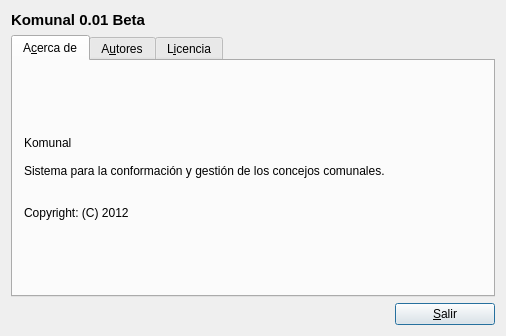
<?xml version="1.0" encoding="UTF-8"?>
<ui version="4.0">
 <class>frmacercade</class>
 <widget class="QDialog" name="frmacercade">
  <property name="windowModality">
   <enum>Qt::WindowModal</enum>
  </property>
  <property name="geometry">
   <rect>
    <x>0</x>
    <y>0</y>
    <width>506</width>
    <height>336</height>
   </rect>
  </property>
  <property name="windowTitle">
   <string>Acerca de Komunal</string>
  </property>
  <property name="modal">
   <bool>false</bool>
  </property>
  <layout class="QGridLayout">
   <item row="2" column="1">
    <widget class="QPushButton" name="btnSalir">
     <property name="minimumSize">
      <size>
       <width>100</width>
       <height>0</height>
      </size>
     </property>
     <property name="maximumSize">
      <size>
       <width>100</width>
       <height>32767</height>
      </size>
     </property>
     <property name="text">
      <string>&amp;Salir</string>
     </property>
     <property name="icon">
      <iconset>
       <normaloff>image0</normaloff>image0</iconset>
     </property>
     <property name="shortcut">
      <string>Alt+S</string>
     </property>
    </widget>
   </item>
   <item row="0" column="0">
    <widget class="QLabel" name="lblName">
     <property name="text">
      <string>&lt;!DOCTYPE HTML PUBLIC &quot;-//W3C//DTD HTML 4.0//EN&quot; &quot;http://www.w3.org/TR/REC-html40/strict.dtd&quot;&gt;
&lt;html&gt;&lt;head&gt;&lt;meta name=&quot;qrichtext&quot; content=&quot;1&quot; /&gt;&lt;style type=&quot;text/css&quot;&gt;
p, li { white-space: pre-wrap; }
&lt;/style&gt;&lt;/head&gt;&lt;body style=&quot; font-family:'Ubuntu'; font-size:11pt; font-weight:400; font-style:normal;&quot;&gt;
&lt;p style=&quot; margin-top:0px; margin-bottom:0px; margin-left:0px; margin-right:0px; -qt-block-indent:0; text-indent:0px;&quot;&gt;&lt;span style=&quot; font-weight:600;&quot;&gt;Komunal 0.01 Beta&lt;/span&gt;&lt;/p&gt;&lt;/body&gt;&lt;/html&gt;</string>
     </property>
     <property name="wordWrap">
      <bool>false</bool>
     </property>
    </widget>
   </item>
   <item row="2" column="0">
    <spacer name="spacer1">
     <property name="orientation">
      <enum>Qt::Horizontal</enum>
     </property>
     <property name="sizeType">
      <enum>QSizePolicy::Expanding</enum>
     </property>
     <property name="sizeHint" stdset="0">
      <size>
       <width>551</width>
       <height>20</height>
      </size>
     </property>
    </spacer>
   </item>
   <item row="1" column="0" colspan="2">
    <widget class="QTabWidget" name="tabWidget4">
     <property name="currentIndex">
      <number>0</number>
     </property>
     <widget class="QWidget" name="tab">
      <attribute name="title">
       <string>A&amp;cerca de</string>
      </attribute>
      <layout class="QGridLayout">
       <item row="0" column="0">
        <widget class="QLabel" name="textLabel1">
         <property name="text">
          <string>Komunal

Sistema para la conformación y gestión de los concejos comunales.


Copyright: (C) 2012 </string>
         </property>
         <property name="wordWrap">
          <bool>false</bool>
         </property>
        </widget>
       </item>
      </layout>
     </widget>
     <widget class="QWidget" name="tab">
      <attribute name="title">
       <string>A&amp;utores</string>
      </attribute>
      <layout class="QGridLayout">
       <item row="0" column="0">
        <widget class="QTextEdit" name="textEdit">
         <property name="html">
          <string>&lt;!DOCTYPE HTML PUBLIC &quot;-//W3C//DTD HTML 4.0//EN&quot; &quot;http://www.w3.org/TR/REC-html40/strict.dtd&quot;&gt;
&lt;html&gt;&lt;head&gt;&lt;meta name=&quot;qrichtext&quot; content=&quot;1&quot; /&gt;&lt;style type=&quot;text/css&quot;&gt;
p, li { white-space: pre-wrap; }
&lt;/style&gt;&lt;/head&gt;&lt;body style=&quot; font-family:'Ubuntu'; font-size:11pt; font-weight:400; font-style:normal;&quot;&gt;
&lt;p style=&quot; margin-top:0px; margin-bottom:0px; margin-left:0px; margin-right:0px; -qt-block-indent:0; text-indent:0px;&quot;&gt;&lt;span style=&quot; font-weight:600;&quot;&gt;Lenin Hernandez &lt;/span&gt;&lt;/p&gt;
&lt;p style=&quot; margin-top:0px; margin-bottom:0px; margin-left:0px; margin-right:0px; -qt-block-indent:0; text-indent:0px;&quot;&gt;   leninmhs@gmail.com&lt;/p&gt;
&lt;p style=&quot; margin-top:0px; margin-bottom:0px; margin-left:0px; margin-right:0px; -qt-block-indent:0; text-indent:0px;&quot;&gt;   @leninmhs&lt;/p&gt;
&lt;p style=&quot;-qt-paragraph-type:empty; margin-top:0px; margin-bottom:0px; margin-left:0px; margin-right:0px; -qt-block-indent:0; text-indent:0px;&quot;&gt;&lt;/p&gt;
&lt;p style=&quot; margin-top:0px; margin-bottom:0px; margin-left:0px; margin-right:0px; -qt-block-indent:0; text-indent:0px;&quot;&gt;&lt;span style=&quot; font-weight:600;&quot;&gt;Dionis Hernandez &lt;/span&gt;&lt;/p&gt;
&lt;p style=&quot; margin-top:0px; margin-bottom:0px; margin-left:0px; margin-right:0px; -qt-block-indent:0; text-indent:0px;&quot;&gt;   dionisus.78@gmail.com&lt;/p&gt;
&lt;p style=&quot; margin-top:0px; margin-bottom:0px; margin-left:0px; margin-right:0px; -qt-block-indent:0; text-indent:0px;&quot;&gt;  @dionisux&lt;/p&gt;
&lt;p style=&quot;-qt-paragraph-type:empty; margin-top:0px; margin-bottom:0px; margin-left:0px; margin-right:0px; -qt-block-indent:0; text-indent:0px;&quot;&gt;&lt;/p&gt;
&lt;p style=&quot; margin-top:0px; margin-bottom:0px; margin-left:0px; margin-right:0px; -qt-block-indent:0; text-indent:0px;&quot;&gt;&lt;span style=&quot; font-weight:600;&quot;&gt;Bruno Palacios &lt;/span&gt;&lt;/p&gt;
&lt;p style=&quot; margin-top:0px; margin-bottom:0px; margin-left:0px; margin-right:0px; -qt-block-indent:0; text-indent:0px;&quot;&gt;  bruno.palacios26@gmail.com&lt;/p&gt;
&lt;p style=&quot; margin-top:0px; margin-bottom:0px; margin-left:0px; margin-right:0px; -qt-block-indent:0; text-indent:0px;&quot;&gt; @BrunoPalacios_&lt;/p&gt;&lt;/body&gt;&lt;/html&gt;</string>
         </property>
        </widget>
       </item>
      </layout>
     </widget>
     <widget class="QWidget" name="TabPage">
      <attribute name="title">
       <string>L&amp;icencia</string>
      </attribute>
      <layout class="QGridLayout">
       <item row="0" column="0">
        <widget class="QTextEdit" name="textEdit_2">
         <property name="html">
          <string>&lt;!DOCTYPE HTML PUBLIC &quot;-//W3C//DTD HTML 4.0//EN&quot; &quot;http://www.w3.org/TR/REC-html40/strict.dtd&quot;&gt;
&lt;html&gt;&lt;head&gt;&lt;meta name=&quot;qrichtext&quot; content=&quot;1&quot; /&gt;&lt;style type=&quot;text/css&quot;&gt;
p, li { white-space: pre-wrap; }
&lt;/style&gt;&lt;/head&gt;&lt;body style=&quot; font-family:'Ubuntu'; font-size:11pt; font-weight:400; font-style:normal;&quot;&gt;
&lt;p align=&quot;justify&quot; style=&quot; margin-top:0px; margin-bottom:0px; margin-left:0px; margin-right:0px; -qt-block-indent:0; text-indent:0px;&quot;&gt;&lt;span style=&quot; font-weight:600;&quot;&gt;(c) 2012, Komunal&lt;/span&gt;&lt;/p&gt;
&lt;p align=&quot;justify&quot; style=&quot;-qt-paragraph-type:empty; margin-top:0px; margin-bottom:0px; margin-left:0px; margin-right:0px; -qt-block-indent:0; text-indent:0px;&quot;&gt;&lt;/p&gt;
&lt;p align=&quot;justify&quot; style=&quot; margin-top:0px; margin-bottom:0px; margin-left:0px; margin-right:0px; -qt-block-indent:0; text-indent:0px;&quot;&gt;Este programa está distribuido bajo los términos de &lt;span style=&quot; font-weight:600;&quot;&gt;GPL v2&lt;/span&gt;.&lt;/p&gt;
&lt;p align=&quot;justify&quot; style=&quot;-qt-paragraph-type:empty; margin-top:0px; margin-bottom:0px; margin-left:0px; margin-right:0px; -qt-block-indent:0; text-indent:0px;&quot;&gt;&lt;/p&gt;
&lt;p align=&quot;justify&quot; style=&quot; margin-top:0px; margin-bottom:0px; margin-left:0px; margin-right:0px; -qt-block-indent:0; text-indent:0px;&quot;&gt;		    &lt;span style=&quot; font-weight:600;&quot;&gt;GNU GENERAL PUBLIC LICENSE&lt;/span&gt;&lt;/p&gt;
&lt;p align=&quot;justify&quot; style=&quot; margin-top:0px; margin-bottom:0px; margin-left:0px; margin-right:0px; -qt-block-indent:0; text-indent:0px;&quot;&gt;		       Version 2, June 1991&lt;/p&gt;
&lt;p align=&quot;justify&quot; style=&quot;-qt-paragraph-type:empty; margin-top:0px; margin-bottom:0px; margin-left:0px; margin-right:0px; -qt-block-indent:0; text-indent:0px;&quot;&gt;&lt;/p&gt;
&lt;p align=&quot;justify&quot; style=&quot; margin-top:0px; margin-bottom:0px; margin-left:0px; margin-right:0px; -qt-block-indent:0; text-indent:0px;&quot;&gt; Copyright (C) 1989, 1991 Free Software Foundation, Inc. &lt;/p&gt;
&lt;p style=&quot; margin-top:12px; margin-bottom:12px; margin-left:0px; margin-right:0px; -qt-block-indent:0; text-indent:0px;&quot;&gt;675 Mass Ave, Cambridge, MA 02139, EEUU &lt;/p&gt;
&lt;p style=&quot; margin-top:12px; margin-bottom:12px; margin-left:0px; margin-right:0px; -qt-block-indent:0; text-indent:0px;&quot;&gt;Se permite la copia y distribución de copias literales de este documento, pero no se permite su modificación. &lt;/p&gt;
&lt;p style=&quot; margin-top:0px; margin-bottom:0px; margin-left:0px; margin-right:0px; -qt-block-indent:0; text-indent:0px;&quot;&gt;&lt;a name=&quot;S1-GPLES-PREAMBLE&quot;&gt;&lt;/a&gt;&lt;span style=&quot; font-size:xx-large; font-weight:600;&quot;&gt;P&lt;/span&gt;&lt;span style=&quot; font-size:xx-large; font-weight:600;&quot;&gt;reámbulo&lt;/span&gt;&lt;/p&gt;
&lt;p style=&quot; margin-top:0px; margin-bottom:0px; margin-left:0px; margin-right:0px; -qt-block-indent:0; text-indent:0px;&quot;&gt;Las licencias que cubren la mayor parte del software están diseñadas para quitarle a usted la libertad de compartirlo y modificarlo. Por el contrario, la Licencia Pública General de GNU pretende garantizarle la libertad de compartir y modificar software libre, para asegurar que el software es libre para todos sus usuarios. Esta Licencia Pública General se aplica a la mayor parte del software del la Free Software Foundation y a cualquier otro programa si sus autores se comprometen a utilizarla. (Existe otro software de la Free Software Foundation que está cubierto por la Licencia Pública General de GNU para Bibliotecas). Si quiere, también puede aplicarla a sus propios programas. &lt;/p&gt;
&lt;p style=&quot; margin-top:12px; margin-bottom:12px; margin-left:0px; margin-right:0px; -qt-block-indent:0; text-indent:0px;&quot;&gt;Cuando hablamos de software libre, estamos refiriéndonos a libertad, no a precio. Nuestras Licencias Públicas Generales están diseñadas para asegurarnos de que tenga la libertad de distribuir copias de software libre (y cobrar por ese servicio si quiere), de que reciba el código fuente o que pueda conseguirlo si lo quiere, de que pueda modificar el software o usar fragmentos de él en nuevos programas libres, y de que sepa que puede hacer todas estas cosas. &lt;/p&gt;
&lt;p style=&quot; margin-top:12px; margin-bottom:12px; margin-left:0px; margin-right:0px; -qt-block-indent:0; text-indent:0px;&quot;&gt;Para proteger sus derechos necesitamos algunas restricciones que prohiban a cualquiera negarle a usted estos derechos o pedirle que renuncie a ellos. Estas restricciones se traducen en ciertas obligaciones que le afectan si distribuye copias del software, o si lo modifica. &lt;/p&gt;
&lt;p style=&quot; margin-top:12px; margin-bottom:12px; margin-left:0px; margin-right:0px; -qt-block-indent:0; text-indent:0px;&quot;&gt;Por ejemplo, si distribuye copias de uno de estos programas, sea gratuitamente, o a cambio de una contraprestación, debe dar a los receptores todos los derechos que tiene. Debe asegurarse de que ellos también reciben, o pueden conseguir, el código fuente. Y debe mostrarles estas condiciones de forma que conozcan sus derechos. &lt;/p&gt;
&lt;p style=&quot; margin-top:12px; margin-bottom:12px; margin-left:0px; margin-right:0px; -qt-block-indent:0; text-indent:0px;&quot;&gt;Protegemos sus derechos con la combinación de dos medidas: &lt;/p&gt;
&lt;ol style=&quot;margin-top: 0px; margin-bottom: 0px; margin-left: 0px; margin-right: 0px; -qt-list-indent: 1;&quot;&gt;&lt;li style=&quot; margin-top:12px; margin-bottom:0px; margin-left:0px; margin-right:0px; -qt-block-indent:0; text-indent:0px;&quot;&gt;Ponemos el software bajo copyright y &lt;/li&gt;
&lt;li style=&quot; margin-top:0px; margin-bottom:12px; margin-left:0px; margin-right:0px; -qt-block-indent:0; text-indent:0px;&quot;&gt;le ofrecemos esta licencia, que le da permiso legal para copiar, distribuir y/o modificar el software.&lt;/li&gt;&lt;/ol&gt;
&lt;p style=&quot; margin-top:0px; margin-bottom:0px; margin-left:0px; margin-right:0px; -qt-block-indent:0; text-indent:0px;&quot;&gt;También, para la protección de cada autor y la nuestra propia, queremos asegurarnos de que todo el mundo comprende que no se proporciona ninguna garantía para este software libre. Si el software se modifica por cualquiera y éste a su vez lo distribuye, queremos que sus receptores sepan que lo que tienen no es el original, de forma que cualquier problema introducido por otros no afecte a la reputación de los autores originales. &lt;/p&gt;
&lt;p style=&quot; margin-top:12px; margin-bottom:12px; margin-left:0px; margin-right:0px; -qt-block-indent:0; text-indent:0px;&quot;&gt;Por último, cualquier programa libre está constantemente amenazado por patentes sobre el software. Queremos evitar el peligro de que los redistribuidores de un programa libre obtengan patentes por su cuenta, convirtiendo de facto el programa en propietario. Para evitar esto, hemos dejado claro que cualquier patente debe ser pedida para el uso libre de cualquiera, o no ser pedida. &lt;/p&gt;
&lt;p style=&quot; margin-top:12px; margin-bottom:12px; margin-left:0px; margin-right:0px; -qt-block-indent:0; text-indent:0px;&quot;&gt;Los términos exactos y las condiciones para la copia, distribución y modificación se exponen a continuación. &lt;/p&gt;
&lt;p style=&quot; margin-top:0px; margin-bottom:0px; margin-left:0px; margin-right:0px; -qt-block-indent:0; text-indent:0px;&quot;&gt;&lt;a name=&quot;S1-GPLES-TERMS&quot;&gt;&lt;/a&gt;&lt;span style=&quot; font-size:xx-large; font-weight:600;&quot;&gt;T&lt;/span&gt;&lt;span style=&quot; font-size:xx-large; font-weight:600;&quot;&gt;érminos y condiciones para la copia, distribución y modificación&lt;/span&gt; &lt;/p&gt;
&lt;ol style=&quot;margin-top: 0px; margin-bottom: 0px; margin-left: 0px; margin-right: 0px; -qt-list-indent: 1;&quot;&gt;&lt;li style=&quot; margin-top:12px; margin-bottom:0px; margin-left:0px; margin-right:0px; -qt-block-indent:0; text-indent:0px;&quot;&gt;Esta Licencia se aplica a cualquier programa u otro tipo de trabajo que contenga una nota colocada por el tenedor del copyright diciendo que puede ser distribuido bajo los términos de esta Licencia Pública General. En adelante, «Programa» se referirá a cualquier programa o trabajo que cumpla esa condición y «trabajo basado en el Programa» se referirá bien al Programa o a cualquier trabajo derivado de él según la ley de copyright. Esto es, un trabajo que contenga el programa o una proción de él, bien en forma literal o con modificaciones y/o traducido en otro lenguaje. Por lo tanto, la traducción está incluida sin limitaciones en el término «modificación». Cada concesionario (licenciatario) será denominado «usted». &lt;/li&gt;
&lt;p style=&quot; margin-top:12px; margin-bottom:12px; margin-left:0px; margin-right:0px; -qt-block-indent:1; text-indent:0px;&quot;&gt;Cualquier otra actividad que no sea la copia, distribución o modificación no está cubierta por esta Licencia, está fuera de su ámbito. El acto de ejecutar el Programa no está restringido, y los resultados del Programa están cubiertos únicamente si sus contenidos constituyen un trabajo basado en el Programa, independientemente de haberlo producido mediante la ejecución del programa. El que esto se cumpla, depende de lo que haga el programa. &lt;/p&gt;
&lt;li style=&quot; margin-top:0px; margin-bottom:0px; margin-left:0px; margin-right:0px; -qt-block-indent:0; text-indent:0px;&quot;&gt;Usted puede copiar y distribuir copias literales del código fuente del Programa, según lo has recibido, en cualquier medio, supuesto que de forma adecuada y bien visible publique en cada copia un anuncio de copyright adecuado y un repudio de garantía, mantenga intactos todos los anuncios que se refieran a esta Licencia y a la ausencia de garantía, y proporcione a cualquier otro receptor del programa una copia de esta Licencia junto con el Programa. &lt;/li&gt;
&lt;p style=&quot; margin-top:12px; margin-bottom:12px; margin-left:0px; margin-right:0px; -qt-block-indent:1; text-indent:0px;&quot;&gt;Puede cobrar un precio por el acto físico de transferir una copia, y puede, según su libre albedrío, ofrecer garantía a cambio de unos honorarios. &lt;/p&gt;
&lt;li style=&quot; margin-top:0px; margin-bottom:0px; margin-left:0px; margin-right:0px; -qt-block-indent:0; text-indent:0px;&quot;&gt;Puede modificar su copia o copias del Programa o de cualquier porción de él, formando de esta manera un trabajo basado en el Programa, y copiar y distribuir esa modificación o trabajo bajo los términos del apartado 1, antedicho, supuesto que además cumpla las siguientes condiciones: &lt;/li&gt;
&lt;ol type=&quot;a&quot; style=&quot;margin-top: 0px; margin-bottom: 0px; margin-left: 0px; margin-right: 0px; -qt-list-indent: 2;&quot;&gt;&lt;li style=&quot; margin-top:0px; margin-bottom:0px; margin-left:0px; margin-right:0px; -qt-block-indent:0; text-indent:0px;&quot;&gt;Debe hacer que los ficheros modificados lleven anuncios prominentes indicando que los ha cambiado y la fecha de cualquier cambio. &lt;/li&gt;
&lt;li style=&quot; margin-top:0px; margin-bottom:0px; margin-left:0px; margin-right:0px; -qt-block-indent:0; text-indent:0px;&quot;&gt;Debe hacer que cualquier trabajo que distribuya o publique y que en todo o en parte contenga o sea derivado del Programa o de cualquier parte de él sea licenciada como un todo, sin carga alguna, a todas las terceras partes y bajo los términos de esta Licencia. &lt;/li&gt;
&lt;li style=&quot; margin-top:0px; margin-bottom:0px; margin-left:0px; margin-right:0px; -qt-block-indent:0; text-indent:0px;&quot;&gt;Si el programa modificado lee normalmente órdenes interactivamente cuando es ejecutado, debe hacer que, cuando comience su ejecución para ese uso interactivo de la forma más habitual, muestre o escriba un mensaje que incluya un anuncio de copyright y un anuncio de que no se ofrece ninguna garantía (o por el contrario que sí se ofrece garantía) y que los usuarios pueden redistribuir el programa bajo estas condiciones, e indicando al usuario cómo ver una copia de esta licencia. (Excepción: si el propio programa es interactivo pero normalmente no muestra ese anuncio, no se requiere que su trabajo basado en el Programa muestre ningún anuncio).&lt;/li&gt;&lt;/ol&gt;
&lt;p style=&quot; margin-top:0px; margin-bottom:0px; margin-left:0px; margin-right:0px; -qt-block-indent:1; text-indent:0px;&quot;&gt;Estos requisitos se aplican al trabajo modificado como un todo. Si partes identificables de ese trabajo no son derivadas del Programa, y pueden, razonablemente, ser consideradas trabajos independientes y separados por ellos mismos, entonces esta Licencia y sus términos no se aplican a esas partes cuando sean distribuidas como trabajos separados. Pero cuando distribuya esas mismas secciones como partes de un todo que es un trabajo basado en el Programa, la distribución del todo debe ser según los términos de esta licencia, cuyos permisos para otros licenciatarios se extienden al todo completo, y por lo tanto a todas y cada una de sus partes, con independencia de quién la escribió. &lt;/p&gt;
&lt;p style=&quot; margin-top:12px; margin-bottom:12px; margin-left:0px; margin-right:0px; -qt-block-indent:1; text-indent:0px;&quot;&gt;Por lo tanto, no es la intención de este apartado reclamar derechos o desafiar sus derechos sobre trabajos escritos totalmente por usted mismo. El intento es ejercer el derecho a controlar la distribución de trabajos derivados o colectivos basados en el Programa. &lt;/p&gt;
&lt;p style=&quot; margin-top:12px; margin-bottom:12px; margin-left:0px; margin-right:0px; -qt-block-indent:1; text-indent:0px;&quot;&gt;Además, el simple hecho de reunir un trabajo no basado en el Programa con el Programa (o con un trabajo basado en el Programa) en un volumen de almacenamiento o en un medio de distribución no hace que dicho trabajo entre dentro del ámbito cubierto por esta Licencia. &lt;/p&gt;
&lt;li style=&quot; margin-top:0px; margin-bottom:0px; margin-left:0px; margin-right:0px; -qt-block-indent:0; text-indent:0px;&quot;&gt;Puede copiar y distribuir el Programa (o un trabajo basado en él, según se especifica en el apartado 2, como código objeto o en formato ejecutable según los términos de los apartados 1 y 2, supuesto que además cumpla una de las siguientes condiciones: &lt;/li&gt;
&lt;ol type=&quot;a&quot; style=&quot;margin-top: 0px; margin-bottom: 0px; margin-left: 0px; margin-right: 0px; -qt-list-indent: 2;&quot;&gt;&lt;li style=&quot; margin-top:0px; margin-bottom:0px; margin-left:0px; margin-right:0px; -qt-block-indent:0; text-indent:0px;&quot;&gt;Acompañarlo con el código fuente completo correspondiente, en formato electrónico, que debe ser distribuido según se especifica en los apartados 1 y 2 de esta Licencia en un medio habitualmente utilizado para el intercambio de programas, o &lt;/li&gt;
&lt;li style=&quot; margin-top:0px; margin-bottom:0px; margin-left:0px; margin-right:0px; -qt-block-indent:0; text-indent:0px;&quot;&gt;Acompañarlo con una oferta por escrito, válida durante al menos tres años, de proporcionar a cualquier tercera parte una copia completa en formato electrónico del código fuente correspondiente, a un coste no mayor que el de realizar físicamente la distribución del fuente, que será distribuido bajo las condiciones descritas en los apartados 1 y 2 anteriores, en un medio habitualmente utilizado para el intercambio de programas, o &lt;/li&gt;
&lt;li style=&quot; margin-top:0px; margin-bottom:0px; margin-left:0px; margin-right:0px; -qt-block-indent:0; text-indent:0px;&quot;&gt;Acompañarlo con la información que recibiste ofreciendo distribuir el código fuente correspondiente. (Esta opción se permite sólo para distribución no comercial y sólo si usted recibió el programa como código objeto o en formato ejecutable con tal oferta, de acuerdo con el apartado b anterior).&lt;/li&gt;&lt;/ol&gt;
&lt;p style=&quot; margin-top:0px; margin-bottom:0px; margin-left:0px; margin-right:0px; -qt-block-indent:1; text-indent:0px;&quot;&gt;Por código fuente de un trabajo se entiende la forma preferida del trabajo cuando se le hacen modificaciones. Para un trabajo ejecutable, se entiende por código fuente completo todo el código fuente para todos los módulos que contiene, más cualquier fichero asociado de definición de interfaces, más los guiones utilizados para controlar la compilación e instalación del ejecutable. Como excepción especial el código fuente distribuido no necesita incluir nada que sea distribuido normalmente (bien como fuente, bien en forma binaria) con los componentes principales (compilador, kernel y similares) del sistema operativo en el cual funciona el ejecutable, a no ser que el propio componente acompañe al ejecutable. &lt;/p&gt;
&lt;p style=&quot; margin-top:12px; margin-bottom:12px; margin-left:0px; margin-right:0px; -qt-block-indent:1; text-indent:0px;&quot;&gt;Si la distribución del ejecutable o del código objeto se hace mediante la oferta acceso para copiarlo de un cierto lugar, entonces se considera la oferta de acceso para copiar el código fuente del mismo lugar como distribución del código fuente, incluso aunque terceras partes no estén forzadas a copiar el fuente junto con el código objeto. &lt;/p&gt;
&lt;li style=&quot; margin-top:0px; margin-bottom:0px; margin-left:0px; margin-right:0px; -qt-block-indent:0; text-indent:0px;&quot;&gt;No puede copiar, modificar, sublicenciar o distribuir el Programa excepto como prevé expresamente esta Licencia. Cualquier intento de copiar, modificar sublicenciar o distribuir el Programa de otra forma es inválida, y hará que cesen automáticamente los derechos que te proporciona esta Licencia. En cualquier caso, las partes que hayan recibido copias o derechos de usted bajo esta Licencia no cesarán en sus derechos mientras esas partes continúen cumpliéndola. &lt;/li&gt;
&lt;li style=&quot; margin-top:0px; margin-bottom:0px; margin-left:0px; margin-right:0px; -qt-block-indent:0; text-indent:0px;&quot;&gt;No está obligado a aceptar esta licencia, ya que no la ha firmado. Sin embargo, no hay hada más que le proporcione permiso para modificar o distribuir el Programa o sus trabajos derivados. Estas acciones están prohibidas por la ley si no acepta esta Licencia. Por lo tanto, si modifica o distribuye el Programa (o cualquier trabajo basado en el Programa), está indicando que acepta esta Licencia para poder hacerlo, y todos sus términos y condiciones para copiar, distribuir o modificar el Programa o trabajos basados en él. &lt;/li&gt;
&lt;li style=&quot; margin-top:0px; margin-bottom:0px; margin-left:0px; margin-right:0px; -qt-block-indent:0; text-indent:0px;&quot;&gt;Cada vez que redistribuya el Programa (o cualquier trabajo basado en el Programa), el receptor recibe automáticamente una licencia del licenciatario original para copiar, distribuir o modificar el Programa, de forma sujeta a estos términos y condiciones. No puede imponer al receptor ninguna restricción más sobre el ejercicio de los derechos aquí garantizados. No es usted responsable de hacer cumplir esta licencia por terceras partes. &lt;/li&gt;
&lt;li style=&quot; margin-top:0px; margin-bottom:0px; margin-left:0px; margin-right:0px; -qt-block-indent:0; text-indent:0px;&quot;&gt;Si como consecuencia de una resolución judicial o de una alegación de infracción de patente o por cualquier otra razón (no limitada a asuntos relacionados con patentes) se le imponen condiciones (ya sea por mandato judicial, por acuerdo o por cualquier otra causa) que contradigan las condiciones de esta Licencia, ello no le exime de cumplir las condiciones de esta Licencia. Si no puede realizar distribuciones de forma que se satisfagan simultáneamente sus obligaciones bajo esta licencia y cualquier otra obligación pertinente entonces, como consecuencia, no puede distribuir el Programa de ninguna forma. Por ejemplo, si una patente no permite la redistribución libre de derechos de autor del Programa por parte de todos aquellos que reciban copias directa o indirectamente a través de usted, entonces la única forma en que podría satisfacer tanto esa condición como esta Licencia sería evitar completamente la distribución del Programa. &lt;/li&gt;
&lt;p style=&quot; margin-top:12px; margin-bottom:12px; margin-left:0px; margin-right:0px; -qt-block-indent:1; text-indent:0px;&quot;&gt;Si cualquier porción de este apartado se considera inválida o imposible de cumplir bajo cualquier circunstancia particular ha de cumplirse el resto y la sección por entero ha de cumplirse en cualquier otra circunstancia. &lt;/p&gt;
&lt;p style=&quot; margin-top:12px; margin-bottom:12px; margin-left:0px; margin-right:0px; -qt-block-indent:1; text-indent:0px;&quot;&gt;No es el propósito de este apartado inducirle a infringir ninguna reivindicación de patente ni de ningún otro derecho de propiedad o impugnar la validez de ninguna de dichas reivindicaciones. Este apartado tiene el único propósito de proteger la integridad del sistema de distribución de software libre, que se realiza mediante prácticas de licencia pública. Mucha gente ha hecho contribuciones generosas a la gran variedad de software distribuido mediante ese sistema con la confianza de que el sistema se aplicará consistentemente. Será el autor/donante quien decida si quiere distribuir software mediante cualquier otro sistema y una licencia no puede imponer esa elección. &lt;/p&gt;
&lt;p style=&quot; margin-top:12px; margin-bottom:12px; margin-left:0px; margin-right:0px; -qt-block-indent:1; text-indent:0px;&quot;&gt;Este apartado pretende dejar completamente claro lo que se cree que es una consecuencia del resto de esta Licencia. &lt;/p&gt;
&lt;li style=&quot; margin-top:0px; margin-bottom:0px; margin-left:0px; margin-right:0px; -qt-block-indent:0; text-indent:0px;&quot;&gt;Si la distribución y/o uso de el Programa está restringida en ciertos países, bien por patentes o por interfaces bajo copyright, el tenedor del copyright que coloca este Programa bajo esta Licencia puede añadir una limitación explícita de distribución geográfica excluyendo esos países, de forma que la distribución se permita sólo en o entre los países no excluidos de esta manera. En ese caso, esta Licencia incorporará la limitación como si estuviese escrita en el cuerpo de esta Licencia. &lt;/li&gt;
&lt;li style=&quot; margin-top:0px; margin-bottom:0px; margin-left:0px; margin-right:0px; -qt-block-indent:0; text-indent:0px;&quot;&gt;La Free Software Foundation puede publicar versiones revisadas y/o nuevas de la Licencia Pública General de tiempo en tiempo. Dichas nuevas versiones serán similares en espíritu a la presente versión, pero pueden ser diferentes en detalles para considerar nuevos problemas o situaciones. &lt;/li&gt;
&lt;p style=&quot; margin-top:12px; margin-bottom:12px; margin-left:0px; margin-right:0px; -qt-block-indent:1; text-indent:0px;&quot;&gt;Cada versión recibe un número de versión que la distingue de otras. Si el Programa especifica un número de versión de esta Licencia que se refiere a ella y a «cualquier versión posterior», tienes la opción de seguir los términos y condiciones, bien de esa versión, bien de cualquier versión posterior publicada por la Free Software Foundation. Si el Programa no especifica un número de versión de esta Licencia, puedes escoger cualquier versión publicada por la Free Software Foundation. &lt;/p&gt;
&lt;li style=&quot; margin-top:0px; margin-bottom:12px; margin-left:0px; margin-right:0px; -qt-block-indent:0; text-indent:0px;&quot;&gt;Si quiere incorporar partes del Programa en otros programas libres cuyas condiciones de distribución son diferentes, escribe al autor para pedirle permiso. Si el software tiene copyright de la Free Software Foundation, escribe a la Free Software Foundation: algunas veces hacemos excepciones en estos casos. Nuestra decisión estará guiada por el doble objetivo de de preservar la libertad de todos los derivados de nuestro software libre y promover el que se comparta y reutilice el software en general. &lt;/li&gt;&lt;/ol&gt;
&lt;p style=&quot; margin-top:0px; margin-bottom:0px; margin-left:0px; margin-right:0px; -qt-block-indent:0; text-indent:0px;&quot;&gt;&lt;a name=&quot;S1-GPLES-NOWARRANTY&quot;&gt;&lt;/a&gt;&lt;span style=&quot; font-size:xx-large; font-weight:600;&quot;&gt;A&lt;/span&gt;&lt;span style=&quot; font-size:xx-large; font-weight:600;&quot;&gt;USENCIA DE GARANTÍA&lt;/span&gt; &lt;/p&gt;
&lt;ol style=&quot;margin-top: 0px; margin-bottom: 0px; margin-left: 0px; margin-right: 0px; -qt-list-indent: 1;&quot;&gt;&lt;li style=&quot; margin-top:12px; margin-bottom:0px; margin-left:0px; margin-right:0px; -qt-block-indent:0; text-indent:0px;&quot;&gt;Como el programa se licencia libre de cargas, no se ofrece ninguna garantía sobre el programa, en todas la extensión permitida por la legislación aplicable. Excepto cuando se indique de otra forma por escrito, los tenedores del copyright y/u otras partes proporcionan el programa «tal cual», sin garantía de ninguna clase, bien expresa o implícita, con inclusión, pero sin limitación a las garantías mercantiles implícitas o a la conveniencia para un propósito particular. Cualquier riesgo referente a la calidad y prestaciones del programa es asumido por usted. Si se probase que el Programa es defectuoso, asume el coste de cualquier servicio, reparación o corrección. &lt;/li&gt;
&lt;li style=&quot; margin-top:0px; margin-bottom:12px; margin-left:0px; margin-right:0px; -qt-block-indent:0; text-indent:0px;&quot;&gt;En ningún caso, salvo que lo requiera la legislación aplicable o haya sido acordado por escrito, ningún tenedor del copyright ni ninguna otra parte que modifique y/o redistribuya el Programa según se permite en esta Licencia será responsable ante usted por daños, incluyendo cualquier daño general, especial, incidental o resultante producido por el uso o la imposibilidad de uso del Programa (con inclusión, pero sin limitación a la pérdida de datos o a la generación incorrecta de datos o a pérdidas sufridas por usted o por terceras partes o a un fallo del Programa al funcionar en combinación con cualquier otro programa), incluso si dicho tenedor u otra parte ha sido advertido de la posibilidad de dichos daños.&lt;/li&gt;&lt;/ol&gt;
&lt;p style=&quot; margin-top:0px; margin-bottom:0px; margin-left:0px; margin-right:0px; -qt-block-indent:0; text-indent:0px;&quot;&gt;FIN DE TÉRMINOS Y CONDICIONES &lt;/p&gt;
&lt;p style=&quot; margin-top:0px; margin-bottom:0px; margin-left:0px; margin-right:0px; -qt-block-indent:0; text-indent:0px;&quot;&gt;&lt;a name=&quot;S1-GPLES-APPENDIX&quot;&gt;&lt;/a&gt;&lt;span style=&quot; font-size:xx-large; font-weight:600;&quot;&gt;A&lt;/span&gt;&lt;span style=&quot; font-size:xx-large; font-weight:600;&quot;&gt;péndice: Cómo aplicar estos términos a sus nuevos programas.&lt;/span&gt;&lt;/p&gt;
&lt;p style=&quot; margin-top:0px; margin-bottom:0px; margin-left:0px; margin-right:0px; -qt-block-indent:0; text-indent:0px;&quot;&gt;Si usted desarrolla un nuevo Programa, y quiere que sea del mayor uso posible para el público en general, la mejor forma de conseguirlo es convirtiéndolo en software libre que cualquiera pueda redistribuir y cambiar bajo estos términos. &lt;/p&gt;
&lt;p style=&quot; margin-top:12px; margin-bottom:12px; margin-left:0px; margin-right:0px; -qt-block-indent:0; text-indent:0px;&quot;&gt;Para hacerlo, añada los siguientes anuncios al programa. Lo más seguro es añadirlos al principio de cada fichero fuente para transmitir lo más efectivamente posible la ausencia de garantía. Además cada fichero debería tener al menos la línea de «copyright» y un indicador a dónde puede encontrarse el anuncio completo. &lt;/p&gt;
&lt;p style=&quot; margin-top:0px; margin-bottom:0px; margin-left:0px; margin-right:0px; -qt-block-indent:0; text-indent:0px;&quot;&gt;&amp;lt;una línea para indicar el nombre del programa y una rápida idea de qué hace.&amp;gt; &lt;/p&gt;
&lt;p style=&quot; margin-top:12px; margin-bottom:12px; margin-left:0px; margin-right:0px; -qt-block-indent:0; text-indent:0px;&quot;&gt;Copyright (C) 19aa &amp;lt;nombre del autor&amp;gt; &lt;/p&gt;
&lt;p style=&quot; margin-top:12px; margin-bottom:12px; margin-left:0px; margin-right:0px; -qt-block-indent:0; text-indent:0px;&quot;&gt;Este programa es software libre. Puede redistribuirlo y/o modificarlo bajo los términos de la Licencia Pública General de GNU según es publicada por la Free Software Foundation, bien de la versión 2 de dicha Licencia o bien (según su elección) de cualquier versión posterior. &lt;/p&gt;
&lt;p style=&quot; margin-top:12px; margin-bottom:12px; margin-left:0px; margin-right:0px; -qt-block-indent:0; text-indent:0px;&quot;&gt;Este programa se distribuye con la esperanza de que sea útil, pero SIN NINGUNA GARANTÍA, incluso sin la garantía MERCANTIL implícita o sin garantizar la CONVENIENCIA PARA UN PROPÓSITO PARTICULAR. Véase la Licencia Pública General de GNU para más detalles. &lt;/p&gt;
&lt;p style=&quot; margin-top:12px; margin-bottom:12px; margin-left:0px; margin-right:0px; -qt-block-indent:0; text-indent:0px;&quot;&gt;Debería haber recibido una copia de la Licencia Pública General junto con este programa. Si no ha sido así, escriba a la Free Software Foundation, Inc., en 675 Mass Ave, Cambridge, MA 02139, EEUU.&lt;/p&gt;
&lt;p style=&quot; margin-top:0px; margin-bottom:0px; margin-left:0px; margin-right:0px; -qt-block-indent:0; text-indent:0px;&quot;&gt;Añada también información sobre cómo contactar con usted mediante correo electrónico y postal. &lt;/p&gt;
&lt;p style=&quot; margin-top:12px; margin-bottom:12px; margin-left:0px; margin-right:0px; -qt-block-indent:0; text-indent:0px;&quot;&gt;Si el programa es interactivo, haga que muestre un pequeño anuncio como el siguiente, cuando comienza a funcionar en modo interactivo: &lt;/p&gt;
&lt;p style=&quot; margin-top:0px; margin-bottom:0px; margin-left:0px; margin-right:0px; -qt-block-indent:0; text-indent:0px;&quot;&gt;Gnomovision versión 69, Copyright (C) 19aa nombre del autor &lt;/p&gt;
&lt;p style=&quot; margin-top:12px; margin-bottom:12px; margin-left:0px; margin-right:0px; -qt-block-indent:0; text-indent:0px;&quot;&gt;Gnomovision no ofrece ABSOLUTAMENTE NINGUNA GARANTÍA. Para más detalles escriba «show w».&lt;/p&gt;
&lt;p style=&quot; margin-top:0px; margin-bottom:0px; margin-left:0px; margin-right:0px; -qt-block-indent:0; text-indent:0px;&quot;&gt;Los comandos hipotéticos «show w» y «show c» deberían mostrar las partes adecuadas de la Licencia Pública General. Por supuesto, los comandos que use pueden llamarse de cualquier otra manera. Podrían incluso ser pulsaciones del ratón o elementos de un menú (lo que sea apropiado para su programa). &lt;/p&gt;
&lt;p style=&quot; margin-top:12px; margin-bottom:12px; margin-left:0px; margin-right:0px; -qt-block-indent:0; text-indent:0px;&quot;&gt;También deberías conseguir que su empleador (si trabaja como programador) o tu Universidad (si es el caso) firme un «renuncia de copyright» para el programa, si es necesario. A continuación se ofrece un ejemplo, altere los nombres según sea conveniente: &lt;/p&gt;
&lt;p style=&quot; margin-top:12px; margin-bottom:12px; margin-left:0px; margin-right:0px; -qt-block-indent:1; text-indent:0px;&quot;&gt;Mediante este documento renuncio a cualquier interés de derechos de copyright con respecto al programa Komunal escrito por Lenin Hernandez. &lt;/p&gt;
&lt;p style=&quot; margin-top:12px; margin-bottom:12px; margin-left:0px; margin-right:0px; -qt-block-indent:1; text-indent:0px;&quot;&gt;Leninmhs, 02 de febrero de 2012&lt;/p&gt;
&lt;p style=&quot;-qt-paragraph-type:empty; margin-top:12px; margin-bottom:12px; margin-left:0px; margin-right:0px; -qt-block-indent:0; text-indent:0px;&quot;&gt;&lt;/p&gt;&lt;/body&gt;&lt;/html&gt;</string>
         </property>
        </widget>
       </item>
      </layout>
     </widget>
    </widget>
   </item>
  </layout>
 </widget>
 <layoutdefault spacing="6" margin="11"/>
 <resources/>
 <connections>
  <connection>
   <sender>btnSalir</sender>
   <signal>clicked()</signal>
   <receiver>frmacercade</receiver>
   <slot>close()</slot>
   <hints>
    <hint type="sourcelabel">
     <x>20</x>
     <y>20</y>
    </hint>
    <hint type="destinationlabel">
     <x>20</x>
     <y>20</y>
    </hint>
   </hints>
  </connection>
 </connections>
</ui>
